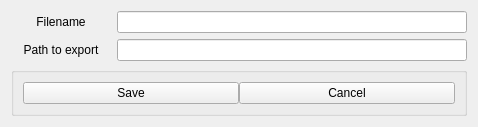
<?xml version="1.0" encoding="UTF-8"?>
<ui version="4.0">
 <class>Export</class>
 <widget class="QWidget" name="Export">
  <property name="geometry">
   <rect>
    <x>0</x>
    <y>0</y>
    <width>478</width>
    <height>119</height>
   </rect>
  </property>
  <property name="sizePolicy">
   <sizepolicy hsizetype="Fixed" vsizetype="Fixed">
    <horstretch>0</horstretch>
    <verstretch>0</verstretch>
   </sizepolicy>
  </property>
  <property name="windowTitle">
   <string>Form</string>
  </property>
  <layout class="QVBoxLayout" name="verticalLayout_2">
   <item>
    <layout class="QVBoxLayout" name="verticalLayout">
     <item>
      <layout class="QHBoxLayout" name="horizontalLayout">
       <item>
        <widget class="QLabel" name="filenameLabel">
         <property name="minimumSize">
          <size>
           <width>100</width>
           <height>0</height>
          </size>
         </property>
         <property name="text">
          <string>Filename</string>
         </property>
         <property name="alignment">
          <set>Qt::AlignCenter</set>
         </property>
        </widget>
       </item>
       <item>
        <widget class="QLineEdit" name="filenameLine"/>
       </item>
      </layout>
     </item>
     <item>
      <layout class="QHBoxLayout" name="horizontalLayout_3">
       <item>
        <widget class="QLabel" name="pathExportLabel">
         <property name="minimumSize">
          <size>
           <width>100</width>
           <height>0</height>
          </size>
         </property>
         <property name="text">
          <string>Path to export</string>
         </property>
         <property name="alignment">
          <set>Qt::AlignCenter</set>
         </property>
        </widget>
       </item>
       <item>
        <widget class="QLineEdit" name="pathLine"/>
       </item>
      </layout>
     </item>
     <item>
      <widget class="QGroupBox" name="horizontalGroupBox_2">
       <property name="sizePolicy">
        <sizepolicy hsizetype="Preferred" vsizetype="Fixed">
         <horstretch>0</horstretch>
         <verstretch>0</verstretch>
        </sizepolicy>
       </property>
       <layout class="QHBoxLayout" name="horizontalLayout_2">
        <property name="spacing">
         <number>0</number>
        </property>
        <property name="sizeConstraint">
         <enum>QLayout::SetMinimumSize</enum>
        </property>
        <item>
         <widget class="QPushButton" name="save">
          <property name="text">
           <string>Save</string>
          </property>
         </widget>
        </item>
        <item>
         <widget class="QPushButton" name="cancel">
          <property name="text">
           <string>Cancel</string>
          </property>
         </widget>
        </item>
       </layout>
      </widget>
     </item>
    </layout>
   </item>
  </layout>
 </widget>
 <resources/>
 <connections>
  <connection>
   <sender>cancel</sender>
   <signal>clicked()</signal>
   <receiver>Export</receiver>
   <slot>close()</slot>
   <hints>
    <hint type="sourcelabel">
     <x>352</x>
     <y>95</y>
    </hint>
    <hint type="destinationlabel">
     <x>238</x>
     <y>59</y>
    </hint>
   </hints>
  </connection>
 </connections>
</ui>
